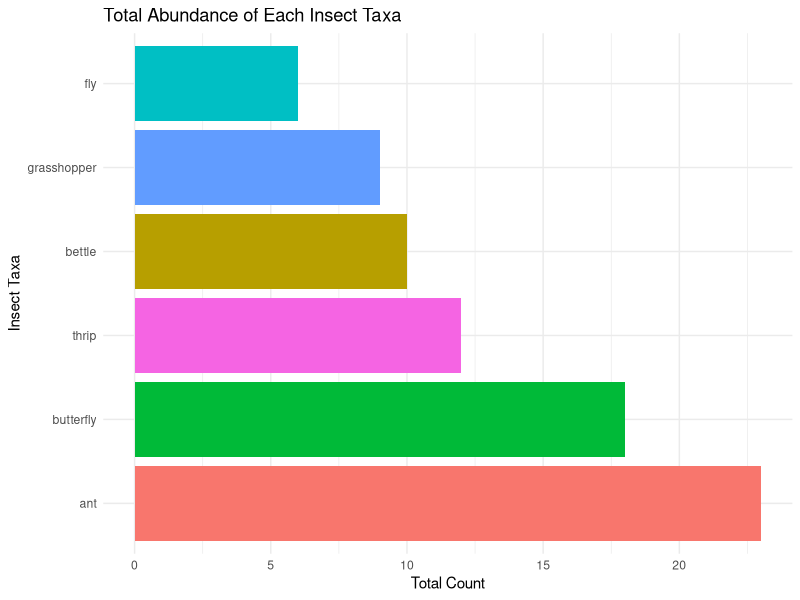

This figure's R source:
## ---- chunk 1
#loading necessary libraries
library(tidyverse)
#we need to also add package to read an excel file
# Read the CSV file
insect_data <- read_csv("insects_data.csv")
# Check the first few rows
head(insect_data)

## ---- chunk 2

# check for missing values
sum(is.na(insect_data))
## ---- chunk 3
# Convert data types
insect_data <- insect_data %>%
  mutate(
    pitfall_id = as.factor(pitfall_id),
    site_name = as.factor(site),
    collection_date = as.Date(date),
    insect_taxa = as.factor(taxa),
    count = as.numeric(count)  # Ensure count is numeric
  )

# Check structure
glimpse(insect_data)
## ---- chunk 4
taxa_abundance <- insect_data %>%
  group_by(insect_taxa) %>%
  summarise(total_abundance = sum(count, na.rm = TRUE)) %>%
  arrange(desc(total_abundance))

# View summarized table
print(taxa_abundance)
## ---- chunk 5
#first we need to load ggplot2 for this visualization.
library(ggplot2)
# Create a bar plot of insect abundance
ggplot(taxa_abundance, aes(x = reorder(insect_taxa, -total_abundance), y = total_abundance, fill = insect_taxa)) +
  geom_bar(stat = "identity") +
  labs(title = "Total Abundance of Each Insect Taxa",
       x = "Insect Taxa",
       y = "Total Count") +
  theme_minimal() +
  theme(legend.position = "none") +
  coord_flip()
## ---- chunk 6
# Calculate diversity by counting unique taxa per site
site_diversity <- insect_data %>%
  group_by(site_name) %>%
  summarise(diversity = n_distinct(insect_taxa)) %>%
  arrange(desc(diversity))

# View results
print(site_diversity)
## ---- chunk 7
# Calculate the total number of unique insect taxa across all sites
overall_diversity <- insect_data %>%
  summarise(total_unique_taxa = n_distinct(insect_taxa))

# Print result
print(overall_diversity)
## ---- chunk 8
insect_data
